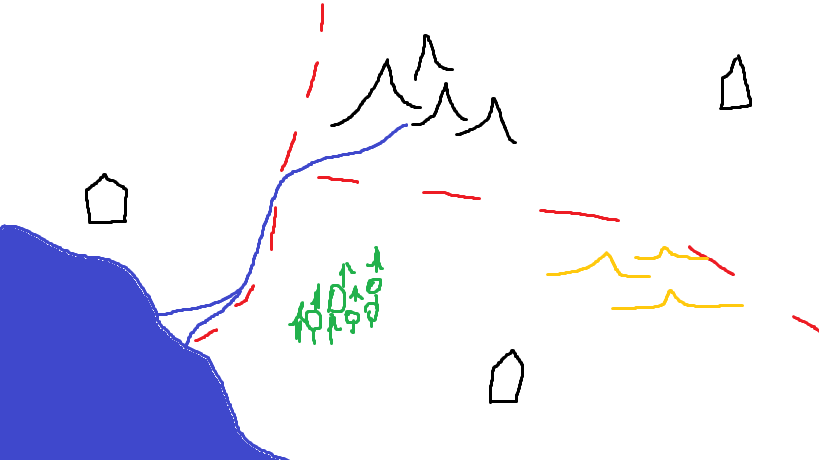
#> input picture assets/maps/test/map3v3.png, 819 x 460 px, found by its file name
$ python box_gen.py
#> lines starting #> are read from the running program, lines starting #| are printed output that depends on the picture
from PIL import Image, ImageDraw

def determine_region(x, y):
    if (x < 10 and y < 11): return 1

    if (x >= 10 and y < 8): return 2

    return 3

def determine_terrain(x, y):
    if (x == 4 and y == 7) or (x == 25 and y == 3) or (x == 17 and y == 13): return "City"

    if (9 <= x and x <= 11) and (11 <= y and y <= 13): return "Forests"

    if (19 <= x and x <= 25) and (9 <= y and y <= 11): return "Deserts"

    if (12 <= x and x <= 17) and (2 <= y and y <= 5): return "Mountains"

    if (0 <= x and x <= 10) and (10 <= y): return "Sea"

    if (x == 9) and (7 <= y and y <= 10): return "River"

    return "Plains"

def determine_color(string):
    if string == "City": return (220, 220, 220, 127)
    if string == "Forests": return (0, 255, 0, 127)
    if string == "Deserts": return (255, 255, 0, 127)
    if string == "Mountains": return (180, 180, 180, 127)
    if string == "Sea": return (0, 0, 255, 127)
    if string == "River": return (0, 0, 220, 127)
    return (100, 200, 100, 127)


img = Image.open("assets/maps/test/map3v3.png")
#> img is the input picture: PIL image 819x460 RGB; mean R, G, B 229.9, 230.7, 244.7
draw = ImageDraw.Draw(img)

with open("assets/maps/test/tmp.json", "w") as f:
    f.write("[")
    for i in range(15):
        f.write("[")
        for j in range(27):
            draw.line((j * 30,0, j * 30,460), fill=128)
            draw.rectangle(((j*30, i*30), (j*30+30, i*30+30)), fill=determine_color(determine_terrain(j, i)))
            f.write("""{{
    "region_id": {},
    "terrain": "{}"
}}""".format(determine_region(j, i), determine_terrain(j, i)))
            draw.text(
                (j*30, i*30),
                str(determine_region(j,i)),
                (0, 0, 0)
            )
            if j != 26: f.write(",")
        f.write("]")
        draw.line((0, i * 30, 819,i * 30), fill=128)
        if i != 14: f.write(",")
    f.write("]")

img.show()
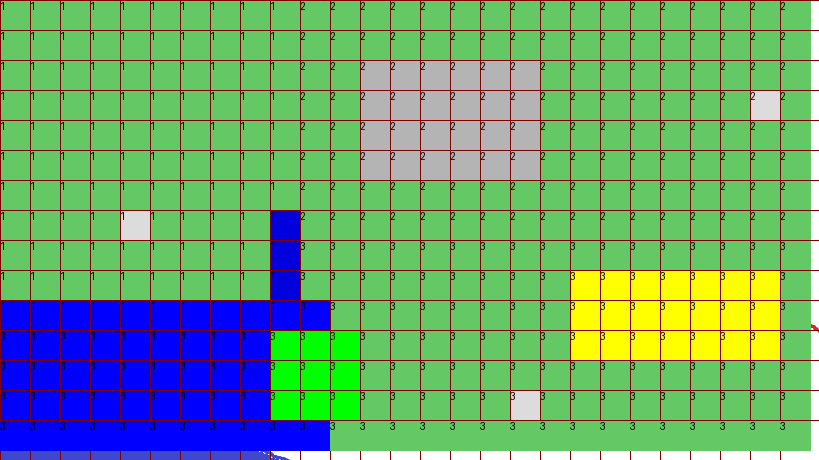
#> shown: PIL image 819x460 RGB; mean R, G, B 102.2, 164.8, 112.7

$ run again, with assets/maps/test/fight_countryside.png copied over assets/maps/test/map3v3.png
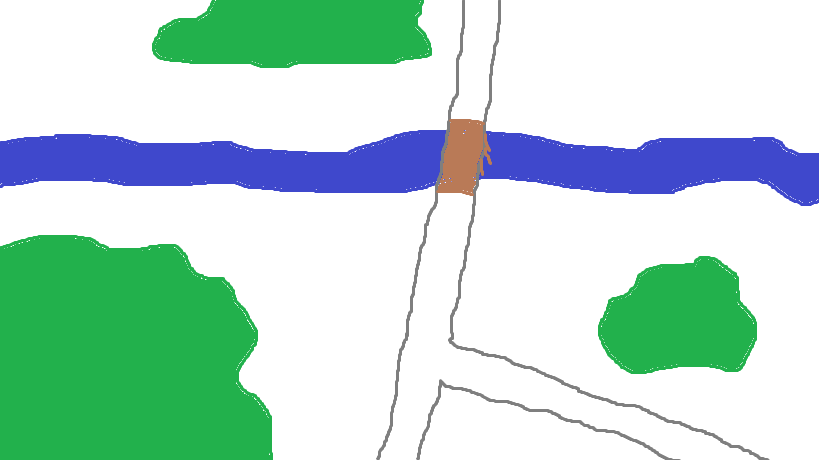
#> input picture assets/maps/test/fight_countryside.png, 819 x 460 px, found by its file name
#> img is the input picture: PIL image 819x460 RGB; mean R, G, B 185.6, 217.6, 207.7
#> `img.show()`:
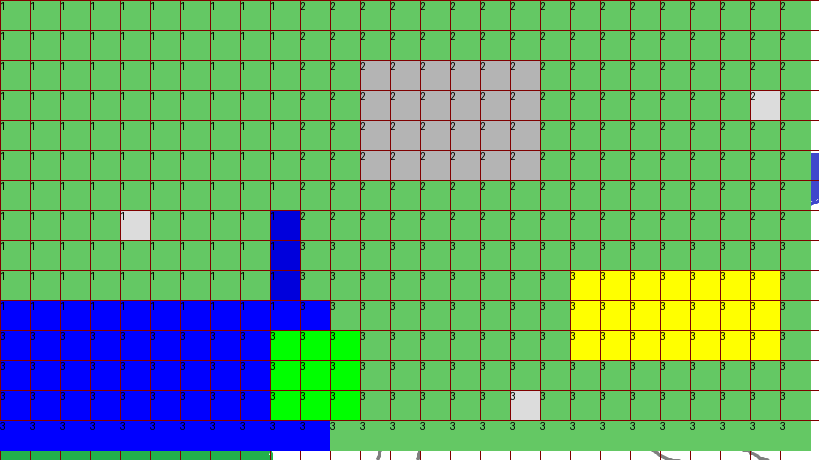
#> shown: PIL image 819x460 RGB; mean R, G, B 101.8, 165.3, 111.8
